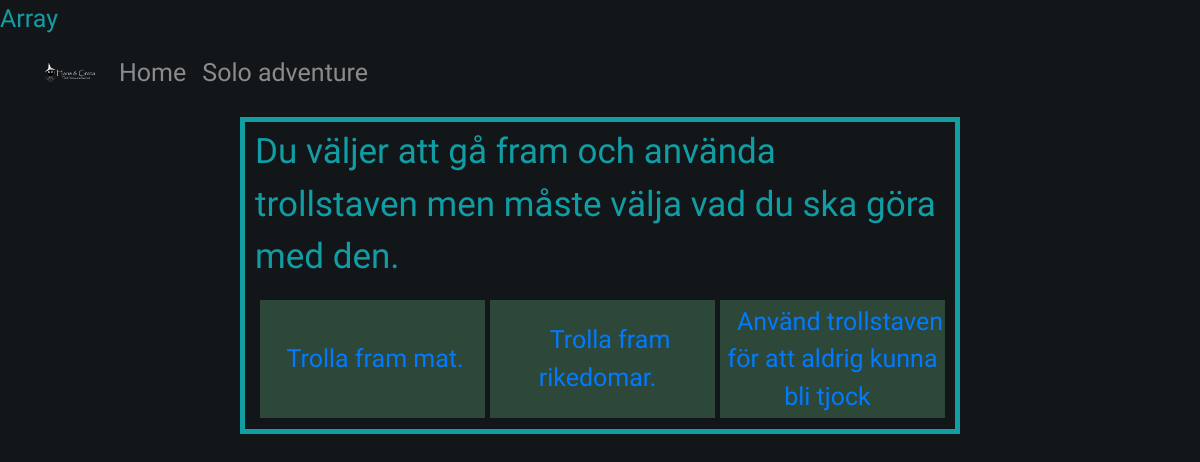
Page /solo.php?id=13 on the committed database.
### tables this page shows
CREATE TABLE `story` (
  `id` int(10) unsigned NOT NULL AUTO_INCREMENT,
  `body` text NOT NULL,
  PRIMARY KEY (`id`)
);

CREATE TABLE `links` (
  `id` int(10) unsigned NOT NULL AUTO_INCREMENT,
  `story_id` int(10) unsigned NOT NULL,
  `target_id` int(10) unsigned NOT NULL,
  `description` varchar(255) NOT NULL,
  PRIMARY KEY (`id`),
  KEY `story_id` (`story_id`),
  KEY `target_id` (`target_id`),
  CONSTRAINT `links_ibfk_1` FOREIGN KEY (`story_id`) REFERENCES `story` (`id`) ON DELETE CASCADE ON UPDATE CASCADE,
  CONSTRAINT `links_ibfk_2` FOREIGN KEY (`target_id`) REFERENCES `story` (`id`) ON DELETE CASCADE ON UPDATE CASCADE
);

### solo.php (called while the page is built, shortened)
<?php
include 'include/db.php';
$filteredId = 1;
if(isset($_GET['id'])) {
    $filteredId = filter_input(INPUT_GET, 'id', FILTER_VALIDATE_INT);
} elseif (isset($_SESSION['id'])) {
        $filteredId = filter_var($_SESSION['id'], FILTER_VALIDATE_INT);
}
$sth = $dbh->prepare('SELECT * FROM story
                    WHERE id = :filteredId');
$sth->bindParam(':filteredId', $filteredId);
$sth->execute();
$story = $sth->fetch(PDO::FETCH_ASSOC);
$sth = $dbh->prepare('SELECT * FROM links
                    WHERE story_id = :filteredId');
$sth->bindParam(':filteredId', $filteredId);
$sth->execute();
$links = $sth->fetchAll(PDO::FETCH_ASSOC);
include 'views/solo_layout.php';
?>

### views/solo_layout.php (the view, shortened to what this page needs)
<!DOCTYPE html>
<html lang="en">
<head>
    <link rel="stylesheet" href="https://stackpath.bootstrapcdn.com/bootstrap/4.3.1/css/bootstrap.min.css">
    <link rel="stylesheet" href="css/style.css">
</head>
<body>
    <?php include 'header.php' ?>
    <main>
        <p>
            <?= $story['body'] ?>
        </p>
        <div class="d-sm-flex justify-content-around">
            <?php foreach ($links as $link) : ?>
                <button class="button">
                    <a href="?id=<?= $link['target_id'] ?>" class="button">
                        <?= $link['description'] ?>
                    </a>
                </button>
            <?php endforeach ?>
        </div>
    </main>
</body>
</html>

### css/style.css (style rules this page uses)
body { background-color: #121619; color: #119da4; font-size: 25px; font-family: 'Kalam', cursive; }
main { width: 60%; margin: 0 auto; border: 5px solid; padding: 4px 10px; margin-top: 10px; }
p { font-size: 1.4em; }
a { text-decoration: none; }
.button { background-color: #2d4739; border: none; padding: 1px 10px; margin-bottom: 7px; margin-left: 5px; width: 250px; }
button:not(:disabled) { padding: 3px 0px; }

### rows in the picture
story: body "Du väljer att gå fram och använda trollstaven men måste välja vad du ska göra med den."
links: description "Trolla fram mat."
links: description "Trolla fram rikedomar."
links: description "Använd trollstaven för att aldrig kunna bli tjock"
